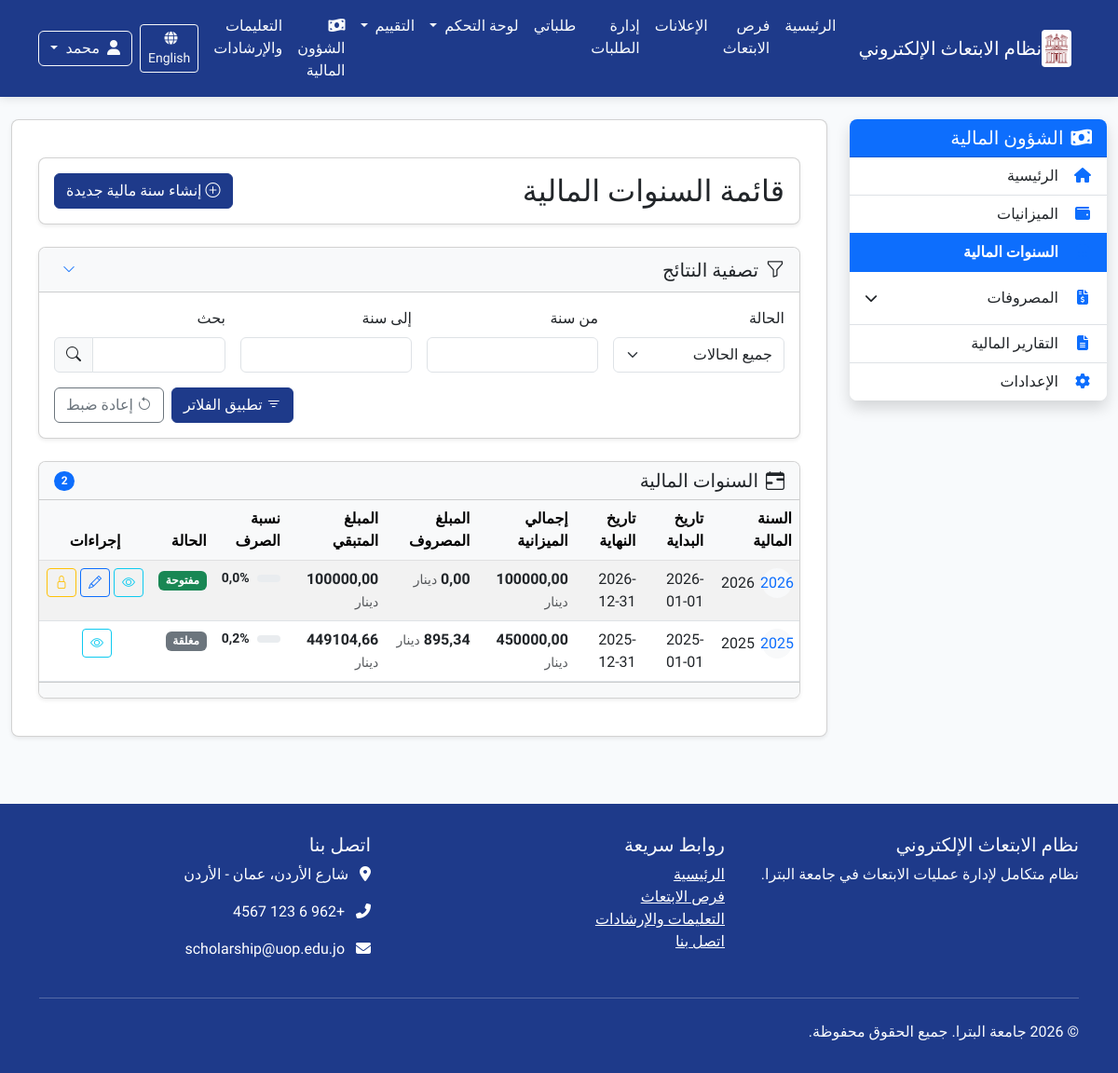
The page /ar/finance/fiscal-years/ (signed in) on the database as committed earlier.
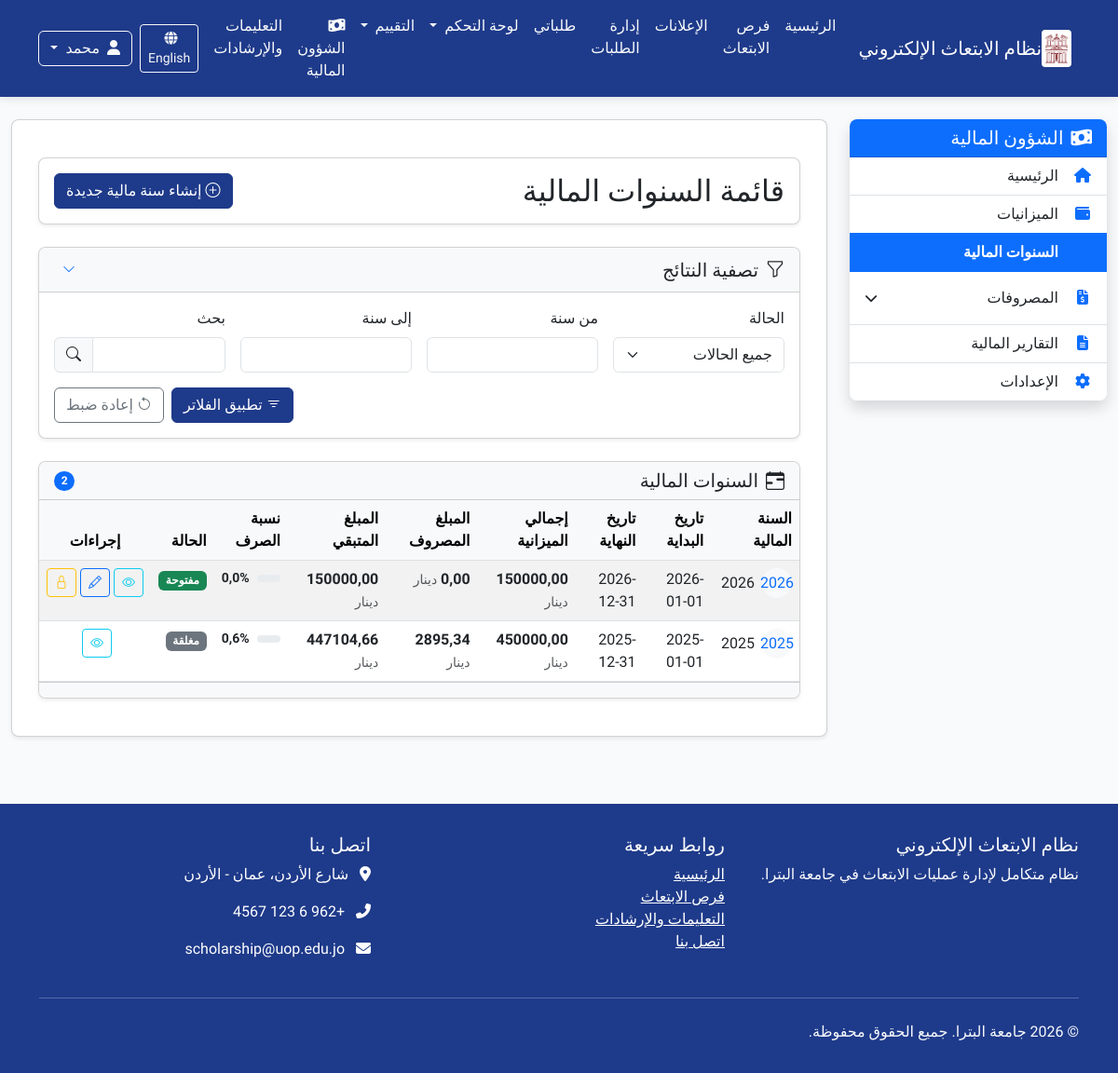
The same page on the database as committed later.
### finance/models.py (models this page shows, shortened)
class FiscalYear(models.Model):
    year = models.IntegerField(_("السنة المالية"))
    start_date = models.DateField(_("تاريخ البداية"))
    end_date = models.DateField(_("تاريخ النهاية"))
    status = models.CharField(_("الحالة"), max_length=10,
                              choices=[('open', 'مفتوحة'), ('closed', 'مغلقة')],
                              default='open')
    total_budget = models.DecimalField(_("إجمالي الميزانية السنوية"),
                                       max_digits=15, decimal_places=2)
    description = models.TextField(_("وصف/ملاحظات"), blank=True, null=True)
    created_at = models.DateTimeField(_("تاريخ الإنشاء"), auto_now_add=True)
    updated_at = models.DateTimeField(_("تاريخ التحديث"), auto_now=True)
    created_by = models.ForeignKey(User, on_delete=models.SET_NULL,
                                   verbose_name=_("تم الإنشاء بواسطة"),
                                   related_name="created_fiscal_years",
                                   null=True)
    class Meta:
        verbose_name = _("السنة المالية")
        verbose_name_plural = _("السنوات المالية")
        ordering = ['-year']
        unique_together = ['year']
    def get_spent_amount(self):
        return Expense.objects.filter(
            date__gte=self.start_date,
            date__lte=self.end_date,
            status='approved'
        ).aggregate(models.Sum('amount'))['amount__sum'] or 0
    def get_remaining_amount(self):
        return self.total_budget - self.get_spent_amount()
    def get_spent_percentage(self):
        if self.total_budget > 0:
            return (self.get_spent_amount() / self.total_budget) * 100
        return 0

### finance/views.py (the view)
# urls.py: path('fiscal-years/', views.fiscal_year_list, name='fiscal_year_list'),
@login_required
@permission_required('finance.view_fiscalyear', raise_exception=True)
def fiscal_year_list(request):
    filter_form = FiscalYearFilterForm(request.GET)
    fiscal_years = FiscalYear.objects.all().order_by('-year')
    if filter_form.is_valid():
        data = filter_form.cleaned_data
        if data.get('status'):
            fiscal_years = fiscal_years.filter(status=data['status'])
        if data.get('year_from'):
            fiscal_years = fiscal_years.filter(year__gte=data['year_from'])
        if data.get('year_to'):
            fiscal_years = fiscal_years.filter(year__lte=data['year_to'])
        if data.get('search'):
            search_query = data['search']
            fiscal_years = fiscal_years.filter(
                Q(description__icontains=search_query) |
                Q(year__icontains=search_query)
            )
    for fiscal_year in fiscal_years:
        fiscal_year.spent_amount = fiscal_year.get_spent_amount()
        fiscal_year.remaining_amount = fiscal_year.get_remaining_amount()
        fiscal_year.spent_percentage = fiscal_year.get_spent_percentage()
        fiscal_year.budgets_count = fiscal_year.scholarship_budgets.count()
    paginator = Paginator(fiscal_years, 10)  # 10 عناصر في كل صفحة
    page = request.GET.get('page')
    try:
        fiscal_years_page = paginator.page(page)
    except PageNotAnInteger:
        fiscal_years_page = paginator.page(1)
    except EmptyPage:
        fiscal_years_page = paginator.page(paginator.num_pages)
    context = {
        'fiscal_years': fiscal_years_page,
        'filter_form': filter_form,
    }
    return render(request, 'finance/fiscal_year_list.html', context)

### finance/forms.py
class FiscalYearFilterForm(forms.Form):
    status = forms.ChoiceField(
        label=_("الحالة"),
        choices=[('', _('جميع الحالات')), ('open', _('مفتوحة')), ('closed', _('مغلقة'))],
        required=False
    )
    year_from = forms.IntegerField(
        label=_("من سنة"),
        required=False
    )
    year_to = forms.IntegerField(
        label=_("إلى سنة"),
        required=False
    )
    search = forms.CharField(
        label=_("بحث"),
        required=False
    )

### core/context_processors.py (called while the page is built)
def user_role(request):
    role = 'anonymous'
    if request.user.is_authenticated:
        role = request.user.profile.role
    return {
        'user_role': role
    }

### finance/templates/finance/fiscal_year_list.html (shortened to what the changed rows need)
{% extends "finance/base.html" %}
{% load i18n %}
{% load static %}
{% block finance_content %}
<div class="container-fluid py-4">
    <div class="card shadow-sm mb-4">
        <div class="card-body">
            <div class="d-flex justify-content-between align-items-center">
                <h2 class="card-title mb-0">{% trans "قائمة السنوات المالية" %}</h2>
            </div>
        </div>
    </div>
    <div class="card shadow-sm">
        <div class="card-body p-0">
            <div class="table-responsive">
                <table class="table table-hover table-striped mb-0">
                    <thead class="table-light">
                        <tr>
                            <th>{% trans "السنة المالية" %}</th>
                            <th>{% trans "تاريخ البداية" %}</th>
                            <th>{% trans "تاريخ النهاية" %}</th>
                            <th>{% trans "إجمالي الميزانية" %}</th>
                            <th>{% trans "المبلغ المصروف" %}</th>
                            <th>{% trans "المبلغ المتبقي" %}</th>
                            <th>{% trans "نسبة الصرف" %}</th>
                            <th>{% trans "الحالة" %}</th>
                            <th class="text-center">{% trans "إجراءات" %}</th>
                        </tr>
                    </thead>
                    <tbody>
                        {% for fiscal_year in fiscal_years %}
                        <tr>
                            <td>
                                <div class="d-flex align-items-center">
                                    <div class="avatar-circle bg-light text-primary me-2">
                                        {{ fiscal_year.year|slice:":1" }}
                                    </div>
                                    <div>{{ fiscal_year.year }}</div>
                                </div>
                            </td>
                            <td>{{ fiscal_year.start_date|date:"Y-m-d" }}</td>
                            <td>{{ fiscal_year.end_date|date:"Y-m-d" }}</td>
                            <td>
                                <span class="fw-bold">{{ fiscal_year.total_budget|floatformat:2 }}</span>
                                <small class="text-muted">{% trans "دينار" %}</small>
                            </td>
                            <td>
                                <span class="fw-bold">{{ fiscal_year.spent_amount|floatformat:2 }}</span>
                                <small class="text-muted">{% trans "دينار" %}</small>
                            </td>
                            <td>
                                <span class="fw-bold">{{ fiscal_year.remaining_amount|floatformat:2 }}</span>
                                <small class="text-muted">{% trans "دينار" %}</small>
                            </td>
                            <td>
                                <div class="d-flex align-items-center">
                                    <div class="progress flex-grow-1 me-2" style="height: 8px;">
                                    </div>
                                    <span class="small fw-bold">{{ fiscal_year.spent_percentage|floatformat:1 }}%</span>
                                </div>
                            </td>
                            <td>
                                {% if fiscal_year.status == 'open' %}
                                    <span class="badge bg-success">{{ fiscal_year.get_status_display }}</span>
                                {% else %}
                                    <span class="badge bg-secondary">{{ fiscal_year.get_status_display }}</span>
                                {% endif %}
                            </td>
                            <td>
                                <div class="d-flex justify-content-center">
                                    <a href="{% url 'finance:fiscal_year_detail' fiscal_year_id=fiscal_year.id %}" class="btn btn-sm btn-outline-info me-1" title="{% trans 'عرض' %}">
                                        <i class="bi bi-eye"></i>
                                    </a>
                                    {% if perms.finance.change_fiscalyear and fiscal_year.status == 'open' %}
                                    <a href="{% url 'finance:update_fiscal_year' fiscal_year_id=fiscal_year.id %}" class="btn btn-sm btn-outline-primary me-1" title="{% trans 'تعديل' %}">
                                        <i class="bi bi-pencil"></i>
                                    </a>
                                    {% endif %}
                                    {% if perms.finance.change_fiscalyear and fiscal_year.status == 'open' %}
                                    <a href="{% url 'finance:close_fiscal_year' fiscal_year_id=fiscal_year.id %}" class="btn btn-sm btn-outline-warning" title="{% trans 'إغلاق' %}">
                                        <i class="bi bi-lock"></i>
                                    </a>
                                    {% endif %}
                                </div>
                            </td>
                        </tr>
                        {% endfor %}
                    </tbody>
                </table>
            </div>
        </div>
    </div>
</div>
{% block extra_css %}
<link rel="stylesheet" href="https://cdn.jsdelivr.net/npm/bootstrap-icons@1.11.1/font/bootstrap-icons.css">
{% endblock %}
{% endblock %}

Rows that differ between the two databases and show on the page:
removed FiscalYear: year "2026", start_date "2026-01-01", end_date "2026-12-31", total_budget "100000,00", spent_amount "0,00", remaining_amount "100000,00", spent_percentage "0,0", status "مفتوحة"
removed FiscalYear: year "2025", start_date "2025-01-01", end_date "2025-12-31", total_budget "450000,00", spent_amount "895,34", remaining_amount "449104,66", spent_percentage "0,2", status "مغلقة"
added FiscalYear: year "2026", start_date "2026-01-01", end_date "2026-12-31", total_budget "150000,00", spent_amount "0,00", remaining_amount "150000,00", spent_percentage "0,0", status "مفتوحة"
added FiscalYear: year "2025", start_date "2025-01-01", end_date "2025-12-31", total_budget "450000,00", spent_amount "2895,34", remaining_amount "447104,66", spent_percentage "0,6", status "مغلقة"
